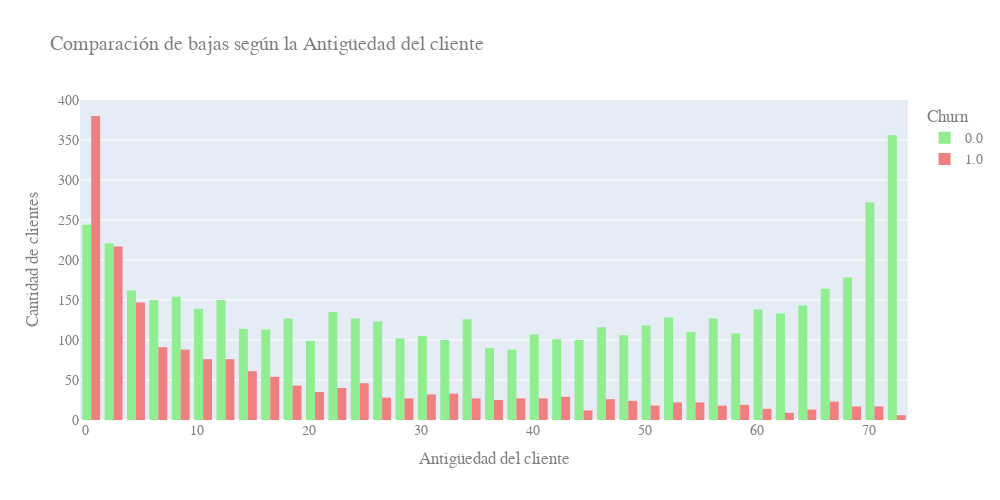

The cell this chart's notebook holds for it:
### Markdown cell above
#### **En este paso, explora cómo las variables numéricas, como "total gastado" o "tiempo de contrato", se distribuyen entre los clientes que cancelaron (evasión) y los que no cancelaron. Este análisis ayuda a entender si ciertos valores numéricos están más asociados con la evasión, proporcionando insights sobre los factores que influyen en el comportamiento de los clientes.**

### Code cell
# usar un enfoque similar que en la consigna anterior y crear graficos que comparen la variable "Churn" con las variables numericas

fig5 = px.histogram(
    datos_limpios,
    x='customer_tenure',
    color='Churn',
    barmode='group',
    title='Comparación de bajas según la Antigüedad del cliente',
    color_discrete_map={0: 'lightgreen', 1: 'lightcoral'}
)

fig5.update_layout(
    width=1000,
    height=500,
    xaxis_title='Antigüedad del cliente',
    yaxis_title='Cantidad de clientes',
    font_family='Arial',
    font_size=14,
    font_color='Gray'
)

fig5.show()

### Figure 1 — Plotly figure (JSON) as saved in the notebook; plotly's stock layout.template omitted (floating-point values rounded to 4 significant figures; data arrays with more than 128 entries replaced by an {"elided": "..."} marker saying what was removed)
{"data": [{"alignmentgroup": "True", "bingroup": "x", "hovertemplate": "Churn=0.0<br>customer_tenure=%{x}<br>count=%{y}<extra></extra>", "legendgroup": "0.0", "marker": {"color": "lightgreen", "pattern": {"shape": ""}}, "name": "0.0", "offsetgroup": "0.0", "orientation": "v", "showlegend": true, "type": "histogram", "x": {"elided": "5174 int values"}, "xaxis": "x", "yaxis": "y"}, {"alignmentgroup": "True", "bingroup": "x", "hovertemplate": "Churn=1.0<br>customer_tenure=%{x}<br>count=%{y}<extra></extra>", "legendgroup": "1.0", "marker": {"color": "lightcoral", "pattern": {"shape": ""}}, "name": "1.0", "offsetgroup": "1.0", "orientation": "v", "showlegend": true, "type": "histogram", "x": {"elided": "1869 int values"}, "xaxis": "x", "yaxis": "y"}], "layout": {"barmode": "group", "font": {"color": "Gray", "family": "Arial", "size": 14}, "height": 500, "legend": {"title": {"text": "Churn"}, "tracegroupgap": 0}, "title": {"text": "Comparación de bajas según la Antigüedad del cliente"}, "width": 1000, "xaxis": {"anchor": "y", "domain": [0, 1], "title": {"text": "Antigüedad del cliente"}}, "yaxis": {"anchor": "x", "domain": [0, 1], "title": {"text": "Cantidad de clientes"}}}}
